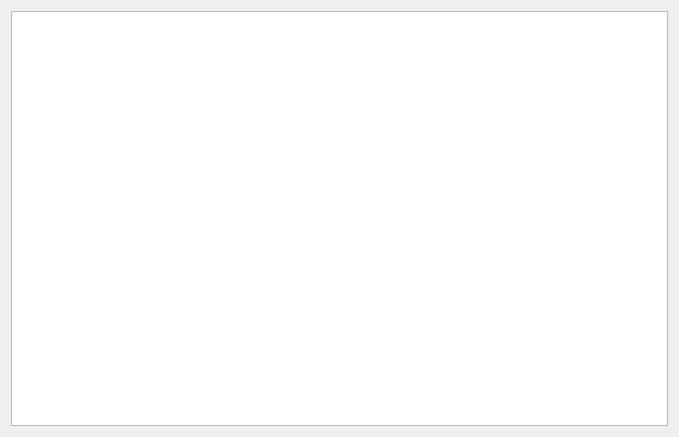
<?xml version="1.0" encoding="UTF-8"?>
<ui version="4.0">
 <class>Editor</class>
 <widget class="QWidget" name="Editor">
  <property name="geometry">
   <rect>
    <x>0</x>
    <y>0</y>
    <width>679</width>
    <height>437</height>
   </rect>
  </property>
  <property name="windowTitle">
   <string>Form</string>
  </property>
  <layout class="QGridLayout" name="gridLayout">
   <item row="0" column="0">
    <widget class="QTextEdit" name="textEdit_2">
     <property name="font">
      <font>
       <family>Source Code Pro</family>
      </font>
     </property>
    </widget>
   </item>
  </layout>
 </widget>
 <resources/>
 <connections/>
</ui>
